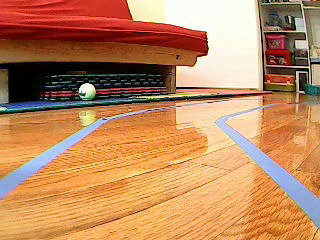
//> input picture build_include/resizedCut.jpg, 320 x 240 px
$ ./LaneDetect   (built with g++ and OpenCV 4)
//> lines starting //> are read from the running program, lines starting //| are printed output that depends on the picture; after the words box and inside, x2 and y2 are one past the last pixel; in counts of white or black regions, pixels touching at a corner belong together
#include <opencv2/opencv.hpp>
#include <opencv2/imgproc/imgproc.hpp>
#include <opencv2/highgui/highgui.hpp>
#include <iostream>
#include <cmath>

using namespace std;
using namespace cv;
/*
	C++ Code based on the Python code available at
	https://towardsdatascience.com/deeppicar-part-4-lane-following-via-opencv-737dd9e47c96

*/

Mat edgeDetect(Mat image);
Mat croppedImage(Mat image);
vector<Vec4i> detectSegments(Mat image);
vector<Vec4i> avgSlopeIntercept(Mat image, vector<Vec4i> segs);
Vec4i makePoints(Mat image, float slope, float intercept);
int findDuty(int angle);

int main() {
	//Load the image
	Mat img = imread("resizedCut.jpg");
//> img is the input picture: 240 rows x 320 cols, CV_8UC3; mean B, G, R 94.3, 135.5, 189.1
	//Mat img = imread("resizedOrig.jpeg");
	//Mat img = imread("oneLane.jpg");
	//Mat img = imread("road-image.jpg");

	Mat img_hsv;

	//Isolate edges
	Mat edges = edgeDetect(img);
//> in edgeDetect, `cvtColor(image, img_hsv, COLOR_BGR2HSV);`: img_hsv: 240 rows x 320 cols, CV_8UC3; mean H, S, V 25.6, 144.8, 193.1
//> in edgeDetect, `inRange(img_hsv, Scalar(60, 40, 40), Scalar(150, 255, 255), mask);`:
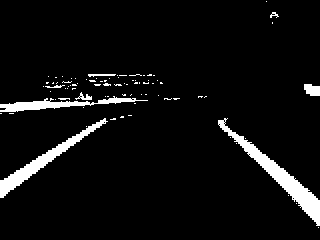
//> mask: 240 rows x 320 cols, CV_8UC1; 5.6% white; 82 white regions (74 under 20 px), largest, box (x1, y1, x2, y2) and area: (218, 118, 320, 226) 1683, (0, 118, 108, 198) 1214, (0, 96, 148, 112) 810
//> in edgeDetect, `Canny(mask, edges, 200, 400);`:
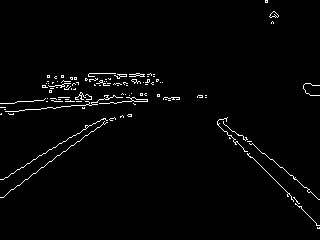
//> edges: 240 rows x 320 cols, CV_8UC1; 1.9% white in thin lines or dots

	//In lane navigation, only bottom half of image is needed
	//Only the lanes close to the car matter
	//Can crop out the top half
	Mat cropped = croppedImage(edges);
//> in croppedImage, `rectangle(image, p1, p2, Scalar(0, 0, 0), -1, LINE_8);`:
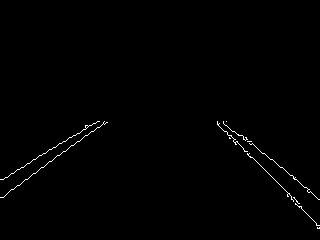
//> image: 240 rows x 320 cols, CV_8UC1; 0.64% white in thin lines or dots, all inside (x1, y1, x2, y2) = (0, 121, 320, 229)
	//imshow("Cropped", cropped);

	//Now need to detect line segments
	//Uses Hough transform
	vector<Vec4i> segs = detectSegments(cropped);
//> in detectSegments, `HoughLinesP(image, segs, rho, angle, numVotes, minLineLength, maxLineG..`: segs = 17 lines (x1, y1, x2, y2), first 8: [1, 179, 98, 121], [252, 157, 301, 206], [264, 153, 298, 181], [8, 192, 97, 127], [299, 206, 318, 225], [240, 135, 251, 144], [242, 135, 257, 148], [223, 123, 250, 144]
//> segs = 17 items, first 8: [1, 179, 98, 121], [252, 157, 301, 206], [264, 153, 298, 181], [8, 192, 97, 127], [299, 206, 318, 225], [240, 135, 251, 144], [242, 135, 257, 148], [223, 123, 250, 144]

	//Find the average slope/intercept of the left and right lanes
	vector<Vec4i> avgLines = avgSlopeIntercept(img, segs);
//> the loop in avgSlopeIntercept, `for (auto it = begin(segs); it != end(segs); ++it)` made 17 passes
//> (x1, y1, x2, y2, rise, run, slope, intercept) on passes 1 to 12: (1, 179, 98, 121, -58, 97, -0.598, 179.6), (252, 157, 301, 206, 49, 49, 1, -95), (264, 153, 298, 181, 28, 34, 0.824, -64.41), (8, 192, 97, 127, -65, 89, -0.73, 197.8), (299, 206, 318, 225, 19, 19, 1, -93), (240, 135, 251, 144, 9, 11, 0.818, -61.36), (242, 135, 257, 148, 13, 15, 0.867, -74.73), (223, 123, 250, 144, 21, 27, 0.778, -50.44), (225, 131, 240, 145, 14, 15, 0.933, -79), (217, 124, 235, 142, 18, 18, 1, -93), (33, 159, 73, 135, -24, 40, -0.6, 178.8), (243, 149, 251, 157, 8, 8, 1, -94)
//> the loop in avgSlopeIntercept, `for (int i = 0; i < leftSlopes.size(); i++)` made 5 passes
//> temp on passes 1 to 5: -0.598, -1.33, -1.93, -2.52, -3.27
//> after the loop in avgSlopeIntercept, `for (int i = 0; i < leftSlopes.size(); i++)`: temp = -3.27
//> in avgSlopeIntercept, `avgLSlope = temp / leftSlopes.size();`: avgLSlope = -0.654
//> the loop in avgSlopeIntercept, `for (int i = 0; i < rightSlopes.size(); i++)` made 12 passes
//> temp on passes 1 to 12: 1, 1.82, 2.82, 3.64, 4.51, 5.29, 6.22, 7.22, 8.22, 9.05, 10.05, 11.05
//> after the loop in avgSlopeIntercept, `for (int i = 0; i < rightSlopes.size(); i++)`: temp = 11.05
//> in avgSlopeIntercept, `avgRSlope = temp / rightSlopes.size();`: avgRSlope = 0.921
//> the loop in avgSlopeIntercept, `for (int i = 0; i < leftInts.size(); i++)` made 5 passes
//> temp on passes 1 to 5: 179.6, 377.4, 556.2, 736.4, 935.2
//> after the loop in avgSlopeIntercept, `for (int i = 0; i < leftInts.size(); i++)`: temp = 935.2
//> in avgSlopeIntercept, `avgLInt = temp / leftInts.size();`: avgLInt = 187
//> the loop in avgSlopeIntercept, `for (int i = 0; i < rightInts.size(); i++)` made 12 passes
//> temp on passes 1 to 12: -95, -159.4, -252.4, -313.8, -388.5, -439, -518, -611, -705, -771.8, -863.8, -959.8
//> after the loop in avgSlopeIntercept, `for (int i = 0; i < rightInts.size(); i++)`: temp = -959.8
//> in avgSlopeIntercept, `avgRInt = temp / rightInts.size();`: avgRInt = -79.98
//> in makePoints, `int x1 = (int)((y1 - intercept) / slope);`: x1 = -80
//> in makePoints, `line[0] = x1;`: line = [-80, 240, 0, 120]
//> in makePoints, `int x2 = (int)((y2 - intercept) / slope);`: x2 = 102
//> in makePoints, `line[2] = x2;`: line = [-80, 240, 102, 120]
//> in avgSlopeIntercept, `lines.push_back(left);`: lines = 1 item: [-80, 240, 102, 120]
//> in avgSlopeIntercept, `Vec4i right = makePoints(image, avgRSlope, avgRInt);`: right = [347, 240, 217, 120]
//> in avgSlopeIntercept, `lines.push_back(right);`: lines = 2 items: [-80, 240, 102, 120], [347, 240, 217, 120]
//> avgLines has the same summary as lines in avgSlopeIntercept

	//Draw lines onto img
	for (int i = 0; i < avgLines.size(); i++) {
		int x1 = avgLines[i][0];
		int y1 = avgLines[i][1];
		int x2 = avgLines[i][2];
		int y2 = avgLines[i][3];
		Point p1(x1, y1);
		Point p2(x2, y2);

		line(img, p1, p2, Scalar(0, 255, 0), 2, LINE_8);

	}
//> this loop made 2 passes
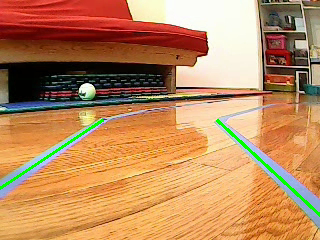
//> img: 240 rows x 320 cols, CV_8UC3; 1.05% of pixels changed, all inside (x1, y1, x2, y2) = (0, 119, 320, 217)
	//imshow("Out", img);

	//Steering
	//If two lines found, can compute direction by averaging endpoints
	//Dir line will be from bottom middle, to that midpoint
	int xOffset;
	int yOffset;
	if (avgLines.size() == 2) {
		int Lx1 = avgLines[0][2];
//> Lx1 = 102
		int Rx1 = avgLines[1][2];
//> Rx1 = 217
		int mid = img.cols / 2;
//> mid = 160
		xOffset = (Lx1 + Rx1) / 2 - mid;
//> xOffset = -1
		yOffset = img.rows / 2;
//> yOffset = 120
	}

	//If only one lane found, need to turn hard to other side
	//Can do by making dir line same slope as seen line
	else if (avgLines.size() == 1) {
		int Fx1 = avgLines[0][0];
		int Fx2 = avgLines[0][2];
		xOffset = Fx2 - Fx1;
		yOffset = img.rows / 2;
	}

	//Offsets are calculated, now need to find angle
	double angToMid = atan((double)xOffset / (double)yOffset);
//> angToMid = -0.00833
	//Con to degrees
	int angDegree = (int)(angToMid * 180.0 / CV_PI);
//> angDegree = 0

	int steeringAngle = angDegree + 90;
//> steeringAngle = 90


	if (steeringAngle < 45) {
		steeringAngle = 45;
	}
	else if (steeringAngle > 135) {
		steeringAngle = 135;
	}
	cout << steeringAngle << '\n';
//| 90

	//Find Duty Cycle Percentage
	//12% is fully left
	//6% is fully right
	int dutyCount = findDuty(steeringAngle);
//> in findDuty, `int adjusted = 90 - angle;`: adjusted = 0
//> in findDuty, `float dutyCycle = 9.0 + adjuster;`: dutyCycle = 9
//> in findDuty, `float perc = dutyCycle / 100.00;`: perc = 0.09
//> in findDuty, `int count = (int)(perc * 1024);`: count = 92
//> dutyCount = 92
	cout << dutyCount;
//| 92


	//Display steering line
	double steerRad = (double)steeringAngle / 180.0 * CV_PI;
//> steerRad = 1.57
	int sx1 = img.cols / 2;
//> sx1 = 160
	int sy1 = img.rows;
//> sy1 = 240
	int sx2 = (int)(sx1 - img.rows / 2 / tan(steerRad));
//> sx2 = 160
	int sy2 = img.rows / 2;
//> sy2 = 120
	Point ps1(sx1, sy1);
//> ps1 = Point(160, 240)
	Point ps2(sx2, sy2);
//> ps2 = Point(160, 120)

	line(img, ps1, ps2, Scalar(255, 0, 0), 2, LINE_8);
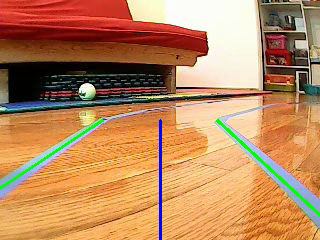
//> img: 240 rows x 320 cols, CV_8UC3; 0.47% of pixels changed, all inside (x1, y1, x2, y2) = (159, 119, 162, 240)
	imshow("Out", img);


	waitKey(0);
	return 0;
}

int findDuty(int angle) {
	//Map 6% to full right
	//12% to full left
	int adjusted = 90 - angle;
	float adjuster = (3.0/45.0) * adjusted;
	float dutyCycle = 9.0 + adjuster;
	float perc = dutyCycle / 100.00;
	int count = (int)(perc * 1024);

	return count;
}

vector<Vec4i> avgSlopeIntercept(Mat image, vector<Vec4i> segs) {
	//Goal is to combine the segments into left and right lane
	//If slope < 0, left lane
	//Slope > 0, right lane
	int height = image.rows;
	int width = image.cols;

	float boundary = 0.33;
	//Left should be on left 2/3
	int leftBoundary = width * (1 - boundary);
	//Right should be on right 2/3 of image
	int rightBoundary = width * boundary;

	vector<float> leftSlopes;
	vector<float> rightSlopes;
	vector<float> leftInts;
	vector<float> rightInts;

	//Iterate through each segment in segs
	for (auto it = begin(segs); it != end(segs); ++it){
		int x1 = it->val[0];
		int y1 = it->val[1];
		int x2 = it->val[2];
		int y2 = it->val[3];

		if (x1 == x2) {
			//Vertical line segment
			continue;
		}
		//Not vertical
		//Find slope/intercept
		int rise = y2 - y1;
		int run = x2 - x1;
		float slope = (float)rise / (float)run;
		float intercept = y1 - (slope * x1);

		if (slope < 0) {
			//left lane
			if (x1 < leftBoundary && x2 < leftBoundary) {
				leftSlopes.push_back(slope);
				leftInts.push_back(intercept);
			}
		}
		else {
			//right lane
			if (x1 > rightBoundary && x2 > rightBoundary) {
				rightSlopes.push_back(slope);
				rightInts.push_back(intercept);
			}
		}
	}

	//Get avgs of the left and right segs
	float avgLSlope;
	float avgRSlope;
	float avgLInt;
	float avgRInt;
	float temp = 0;
	for (int i = 0; i < leftSlopes.size(); i++) {
		temp = temp + leftSlopes[i];
	}
	avgLSlope = temp / leftSlopes.size();
	temp = 0;

	for (int i = 0; i < rightSlopes.size(); i++) {
		temp = temp + rightSlopes[i];
	}
	avgRSlope = temp / rightSlopes.size();
	temp = 0;

	for (int i = 0; i < leftInts.size(); i++) {
		temp = temp + leftInts[i];
	}
	avgLInt = temp / leftInts.size();

	temp = 0;
	for (int i = 0; i < rightInts.size(); i++) {
		temp = temp + rightInts[i];
	}
	avgRInt = temp / rightInts.size();
	temp = 0;

	//Averages have been found
	//Checks to make sure it sees at least one seg first
	vector<Vec4i> lines;

	if (leftSlopes.size() > 0) {
		Vec4i left = makePoints(image, avgLSlope, avgLInt);
		lines.push_back(left);
	}

	if (rightSlopes.size() > 0) {
		Vec4i right = makePoints(image, avgRSlope, avgRInt);
		lines.push_back(right);
	}

	return lines;
}

Vec4i makePoints(Mat image, float slope, float intercept) {
	Vec4i line;
	int height = image.rows;
	int width = image.cols;

	int y1 = height;
	line[1] = y1;
	int y2 = (int)(y1*0.5);
	line[3] = y2;

	int x1 = (int)((y1 - intercept) / slope);
	if (x1 > 2 * width) {
		x1 = 2 * width;
	}
	if (x1 < -1 * width) {
		x1 = -1 * width;
	}

	line[0] = x1;

	int x2 = (int)((y2 - intercept) / slope);
	if (x2 > 2 * width) {
		x2 = 2 * width;
	}
	if (x2 < -1 * width) {
		x2 = -1 * width;
	}
	line[2] = x2;

	return line;
}

Mat edgeDetect(Mat image) {
	//Image converted to HSV space
	Mat img_hsv;
	cvtColor(image, img_hsv, COLOR_BGR2HSV);
	//Lifting out the blue
	//Blue is in range 60-150 in OpenCV (Others may use 120-300 range)
	Mat mask;
	inRange(img_hsv, Scalar(60, 40, 40), Scalar(150, 255, 255), mask);
	//mask is a black and white image, with white where there was blue
	//imshow("Mask", mask);
	//Edge detection
	Mat edges;
	Canny(mask, edges, 200, 400);
	//imshow("Edges", edges);

	return edges;
}

Mat croppedImage(Mat image) {
	//Get size of image
	int rows = image.rows;
	int cols = image.cols;
	Point p1(0, 0);
	Point p2(cols, rows / 2);
	rectangle(image, p1, p2, Scalar(0, 0, 0), -1, LINE_8);

	return image;
}

vector<Vec4i> detectSegments(Mat image) {
	int rho = 1;	//Distance precision in num pixels

	//Angular precision
	float angle = CV_PI / 180;	//1 degree in radians

	//Threshold for something to be considered a segment
	int numVotes = 10;

	//Min num pixels for it to be a line
	int minLineLength = 8;

	//maximum pixels that segments can be separated by and still be the same segment
	int maxLineGap = 4;

	vector<Vec4i> segs;
	HoughLinesP(image, segs, rho, angle, numVotes, minLineLength, maxLineGap = 4);

	return segs;
}
